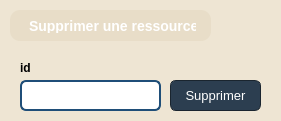
   <widget class="QWidget" name="widget_4" native="true">
    <property name="geometry">
     <rect>
      <x>1030</x>
      <y>410</y>
      <width>281</width>
      <height>121</height>
     </rect>
    </property>
    <property name="styleSheet">
     <string notr="true">QWidget {
    background-color: #eee5d3;   /* Cadre noir fin (1px) */
      border-radius: 20px; /* Coins arrondis */      /* Coins arrondis */
}</string>
    </property>
    <widget class="QLabel" name="label_12">
     <property name="geometry">
      <rect>
       <x>20</x>
       <y>60</y>
       <width>49</width>
       <height>16</height>
      </rect>
     </property>
     <property name="font">
      <font>
       <bold>true</bold>
      </font>
     </property>
     <property name="text">
      <string>id</string>
     </property>
    </widget>
    <widget class="QLineEdit" name="lineEdit_Id">
     <property name="geometry">
      <rect>
       <x>20</x>
       <y>80</y>
       <width>141</width>
       <height>31</height>
      </rect>
     </property>
     <property name="styleSheet">
      <string notr="true">QLineEdit {
    background-color: #FFFFFF;    /* Fond blanc pour une bonne lisibilité */
    color: #2C3E50;               /* Texte bleu foncé */
    border: 2px solid #1F4E78;    /* Bordure bleu foncé */
    border-radius: 6px;           /* Coins arrondis */
    padding: 6px;                 /* Espacement intérieur */
    font-size: 13px;              /* Taille de la police équilibrée */
    selection-background-color: #5DADE2; /* Bleu clair pour la sélection du texte */
    selection-color: white;       /* Texte blanc quand sélectionné */
}

QLineEdit:focus {
    border: 2px solid #222D52;    /* Bordure bleu plus clair au focus */
    background-color: #ECF0F1;    /* Fond gris clair subtil au focus */
}
</string>
     </property>
    </widget>
    <widget class="QLabel" name="label_6">
     <property name="geometry">
      <rect>
       <x>10</x>
       <y>10</y>
       <width>201</width>
       <height>31</height>
      </rect>
     </property>
     <property name="styleSheet">
      <string notr="true">QLabel {
    background-color: #E8DDC8; /* Couleur de fond */
    color: white; /* Texte en blanc pour contraste */
    font-weight: bold; /* Texte en gras */
    font-size: 14px; /* Taille du texte */
    padding: 8px 15px; /* Espacement intérieur */
    border-radius: 10px; /* Coins arrondis */
    text-align: center; /* Centrage du texte */
}
</string>
     </property>
     <property name="text">
      <string>Supprimer une ressource</string>
     </property>
    </widget>
    <widget class="QPushButton" name="supprimer">
     <property name="geometry">
      <rect>
       <x>170</x>
       <y>80</y>
       <width>91</width>
       <height>31</height>
      </rect>
     </property>
     <property name="styleSheet">
      <string notr="true">QPushButton {
    background-color: #2C3E50;  /* Bleu foncé professionnel */
    color: white;               /* Texte blanc pour un bon contraste */
    border-radius: 6px;         /* Coins légèrement arrondis */
    padding: 6px 12px;          /* Espacement réduit pour un design plus compact */
    font-size: 13px;            /* Texte plus petit et plus élégant */
    font-weight: normal;        /* Texte normal pour un style minimaliste */
    border: 1px solid #1A252F;  /* Bordure discrète légèrement plus foncée */
}</string>
     </property>
     <property name="text">
      <string>Supprimer</string>
     </property>
    </widget>
   </widget>
